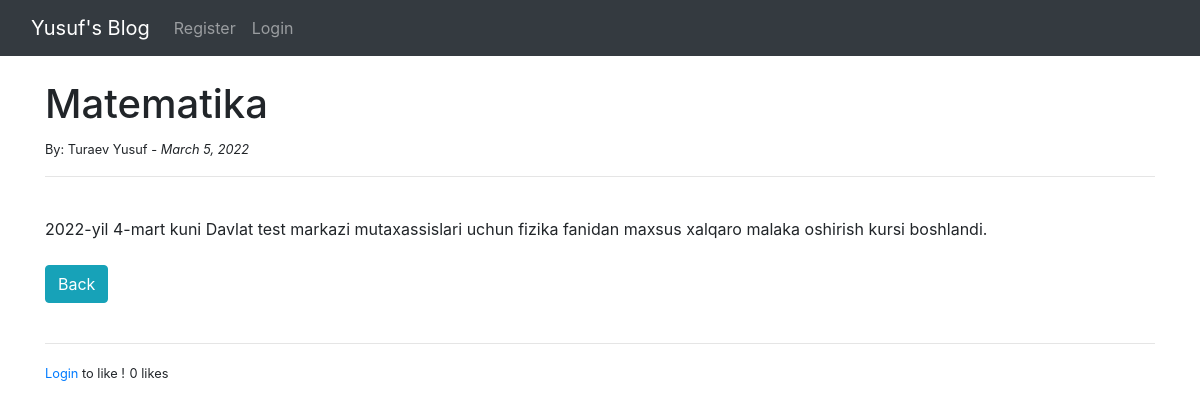
Before: /article/1 with the older database file.
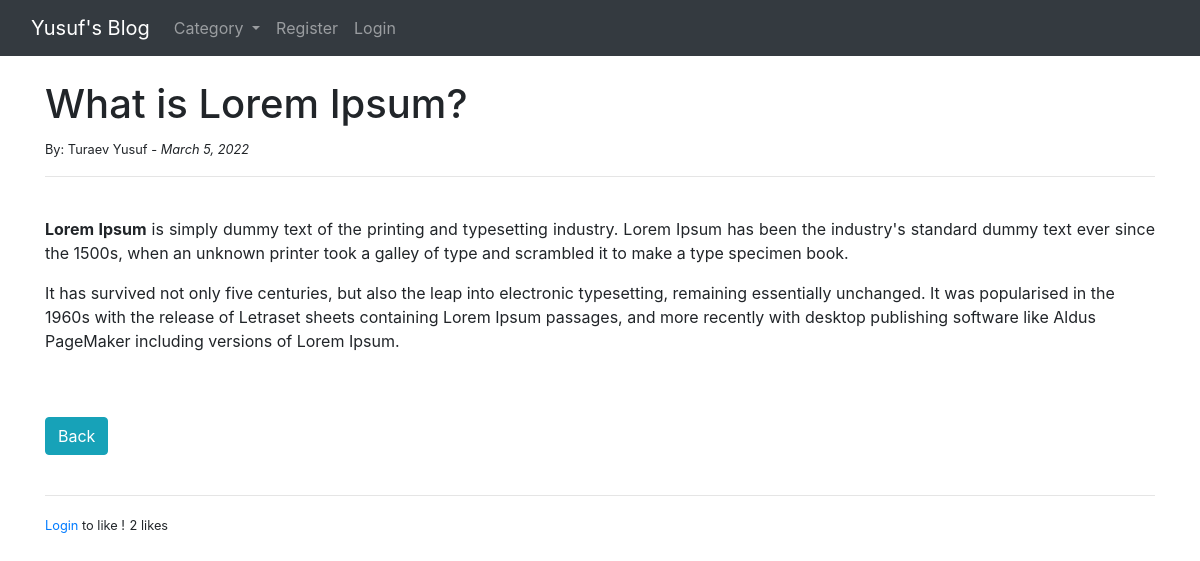
After: the same page with the newer database file.
### blog/models.py (models this page shows, shortened)
class Post(models.Model):
    title = models.CharField(max_length=255)
    header_image = models.ImageField(upload_to='images/', null=True, blank=True)
    tag = models.CharField(max_length=255, null=True, blank=True)
    author = models.ForeignKey(User, on_delete=models.CASCADE)
    body = RichTextField(blank=True, null=True)
    post_date = models.DateField(auto_now_add=True)
    category = models.ForeignKey(Category, on_delete=models.CASCADE, null=True, blank=True)
    snippet = models.CharField(max_length=255, default='Click Link Above To Read Blog Post...')
    likes = models.ManyToManyField(User, related_name='blog_posts')
    def total_likes(self):
        return self.likes.count()

### blog/views.py (the view)
# urls.py: path('article/<int:pk>', ArticleDetailView.as_view(), name="article-detail"),
class ArticleDetailView(DetailView):
    model = Post
    template_name = "blog/article_details.html"
    context_object_name = "post"
    def get_context_data(self, *args, **kwargs):
        cat_menu = Category.objects.all()
        context = super(ArticleDetailView, self).get_context_data(**kwargs)
        stuff = get_object_or_404(Post, id=self.kwargs['pk'])
        total_likes = stuff.total_likes()
        liked = False
        if stuff.likes.filter(id=self.request.user.id).exists():
            liked = True
        context["cat_menu"] = cat_menu
        context["total_likes"] = total_likes
        context["liked"] = liked
        return context

### blog/models.py (called while the page is built)
    def __str__(self):
        return self.name

### blog/templates/blog/article_details.html (shortened to what this page needs)
{% extends "base.html" %}
{% block content %}
    <h1>{{ post.title }}</h1>
    <small>By: {{ post.author.first_name }} {{ post.author.last_name }} - <span><i>{{ post.post_date }}</i></span>
    </small><br>
    <hr>
    <br>
    {{ post.body|safe }}
    <br>
    <br>
    <a href="{% url 'home' %}" class="btn btn-info">Back</a>
    <br>
    <br>
    <hr>
    {% if user.is_authenticated %}
        <form action="{% url 'like_post' post.pk %}" method="post">
            {% csrf_token %}
            {% if liked %}
                <button type="submit" name="post_id" value="{{ post.id }}" class="btn btn-danger btn-sm">Unlike</button>
            {% else %}
                <button type="submit" name="post_id" value="{{ post.id }}" class="btn btn-primary btn-sm">Like</button>
            {% endif %}
        </form>
    {% else %}
        <small><a href="{% url 'login' %}">Login</a> to like !</small>
    {% endif %}
    <small>{{ total_likes }} likes</small>
{% endblock %}

Changed rows visible on the page:
changed Post "Turaev": title "Matematika" → "What is Lorem Ipsum?"; body "2022-yil 4-mart kuni Davlat test markazi mutaxassislari uchun fizika fanidan maxsus xalqaro malaka oshirish kursi boshlandi." → "Lorem Ipsum is simply dummy text of the printing and typesetting industry. Lorem Ipsum has been the industry's standard dummy text ever since the 1500s, when an unknown printer took a galley of type and scrambled it to make a type specimen book. It has survived not only five centuries, but also the leap into electronic typesetting, remaining essentially unchanged. It was popularised in the 1960s with the release of Letraset sheets containing Lorem Ipsum passages, and more recently with desktop publishing software like Aldus PageMaker including versions of Lorem Ipsum."
Other visible differences:
{{ total_likes }}: "0" → "2"
text now shown: "Category"
